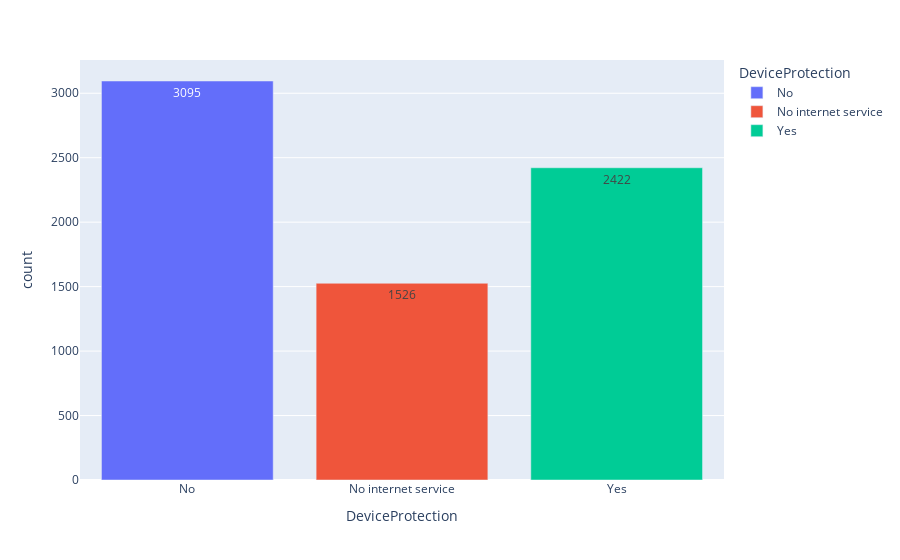

The code cell stored with this chart in its notebook:
### Code cell
px.bar(DeviceProtection, x="DeviceProtection", y="count", color="DeviceProtection", text_auto=True)

### Figure 1 — Plotly figure (JSON) as saved in the notebook; plotly's stock layout.template omitted (floating-point values rounded to 4 significant figures)
{"data": [{"alignmentgroup": "True", "hovertemplate": "DeviceProtection=%{x}<br>count=%{y}<extra></extra>", "legendgroup": "No", "marker": {"color": "#636efa", "pattern": {"shape": ""}}, "name": "No", "offsetgroup": "No", "orientation": "v", "showlegend": true, "textposition": "auto", "texttemplate": "%{y}", "type": "bar", "x": ["No"], "xaxis": "x", "y": [3095], "yaxis": "y"}, {"alignmentgroup": "True", "hovertemplate": "DeviceProtection=%{x}<br>count=%{y}<extra></extra>", "legendgroup": "No internet service", "marker": {"color": "#EF553B", "pattern": {"shape": ""}}, "name": "No internet service", "offsetgroup": "No internet service", "orientation": "v", "showlegend": true, "textposition": "auto", "texttemplate": "%{y}", "type": "bar", "x": ["No internet service"], "xaxis": "x", "y": [1526], "yaxis": "y"}, {"alignmentgroup": "True", "hovertemplate": "DeviceProtection=%{x}<br>count=%{y}<extra></extra>", "legendgroup": "Yes", "marker": {"color": "#00cc96", "pattern": {"shape": ""}}, "name": "Yes", "offsetgroup": "Yes", "orientation": "v", "showlegend": true, "textposition": "auto", "texttemplate": "%{y}", "type": "bar", "x": ["Yes"], "xaxis": "x", "y": [2422], "yaxis": "y"}], "layout": {"barmode": "relative", "legend": {"title": {"text": "DeviceProtection"}, "tracegroupgap": 0}, "margin": {"t": 60}, "xaxis": {"anchor": "y", "categoryarray": ["No", "No internet service", "Yes"], "categoryorder": "array", "domain": [0, 1], "title": {"text": "DeviceProtection"}}, "yaxis": {"anchor": "x", "domain": [0, 1], "title": {"text": "count"}}}}
